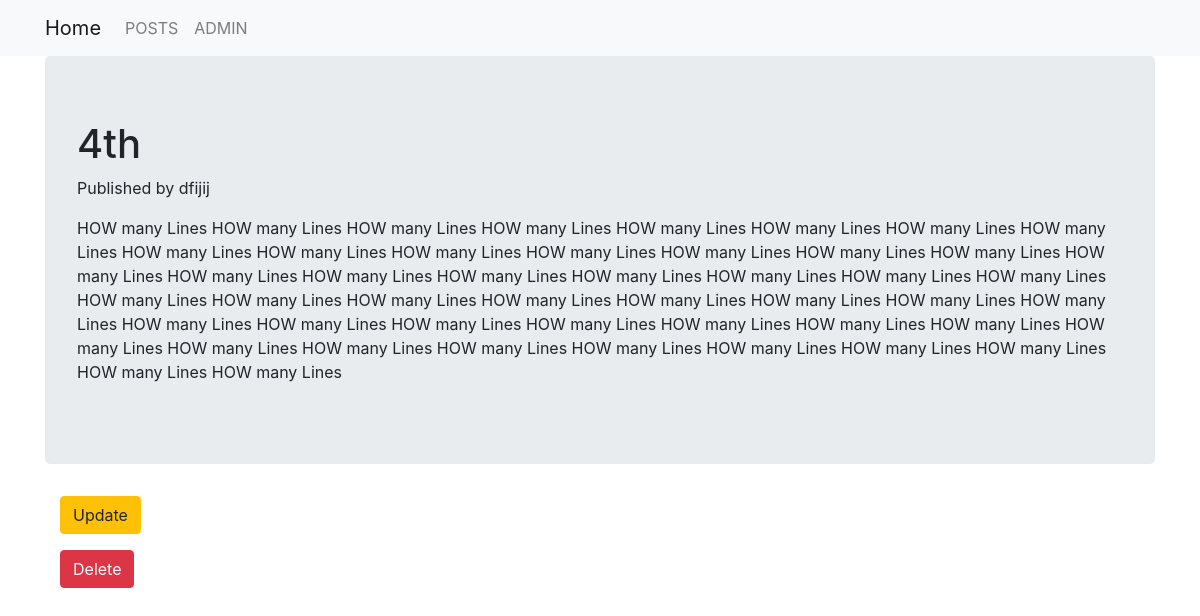
/blog/post_list/10/, run on the app's committed database.
### blog/models.py (models this page shows, shortened)
class Posting(models.Model):
    name = models.CharField(max_length=128)
    email = models.EmailField(max_length=254,unique=True)
    title = models.CharField(max_length=128)
    text = models.TextField(default='NO CONTENT')
    created_date = models.DateTimeField(default=timezone.now)

### blog/views.py (the view)
# urls.py: url(r'^post_list/(?P<pk>[-\w]+)/$', views.PostDetailView.as_view(), name='detail'),
class PostDetailView(DetailView):
    context_object_name = 'post_detail'
    model = Posting
    template_name = 'blog/post_detail.html'

### templates/blog/post_detail.html
{% extends 'blog/base.html' %}
{% block body_block %}
<div class="centerstage">
        <div class="jumbotron">
            <h1> {{ post_detail.title }}  </h1>
            <p>Published by {{ post_detail.name }}</p>
            <p> {{ post_detail.text }}</p>
        </div>
</div>
<div class="container">
  <p><a class="btn btn-warning" href="{% url 'blog:update' pk=post_detail.pk %}">Update</a></p>
  <p><a class="btn btn-danger" href="{% url 'blog:delete' pk=post_detail.pk %}">Delete</a></p>
</div>
{% endblock %}

### data on the page
Posting: title "4th", name "dfijij", text "HOW many Lines HOW many Lines HOW many Lines HOW many Lines HOW many Lines HOW many Lines HOW many Lines HOW many Lines HOW many Lines HOW many Lines HOW many Lines HOW many Lines HOW many Lines HOW many Lines HOW many Lines HOW many Lines HOW many Lines HOW many Lines HOW many Lines HOW many Lines HOW many Lines HOW many Lines HOW many Lines HOW many Lines HOW many Lines HOW many Lines HOW many Lines HOW many Lines HOW many Lines HOW many Lines HOW many Lines HOW many Lines HOW many Lines HOW many Lines HOW many Lines HOW many Lines HOW many Lines HOW many Lines HOW many Lines HOW many Lines HOW many Lines HOW many Lines HOW many Lines HOW many Lines HOW many Lines HOW many Lines HOW many…"
